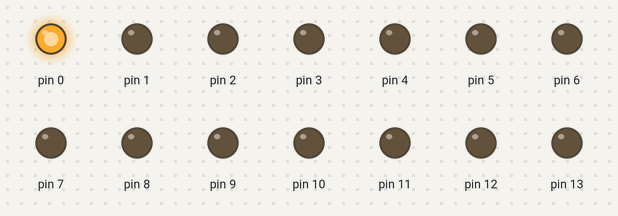
The sketch below on a simulated Arduino Uno, built with avr-gcc and run on an emulated ATmega328P. Parts: output pins drawn as LEDs (lit = HIGH).

Above: at 0.3 s.
At 2.7 s:
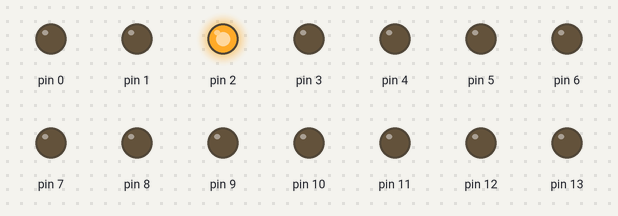
At 5.1 s:
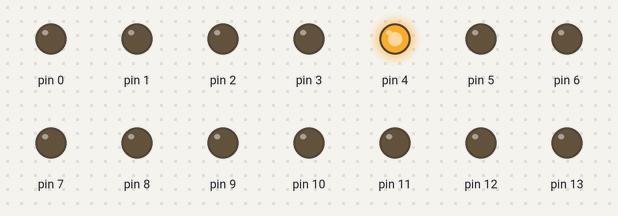
At 11.1 s:
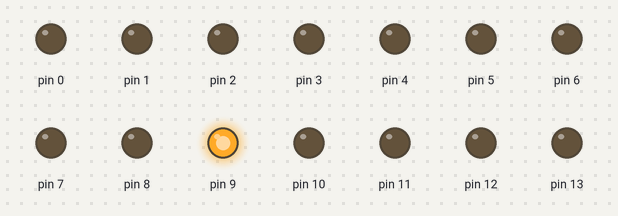
At 15.9 s:
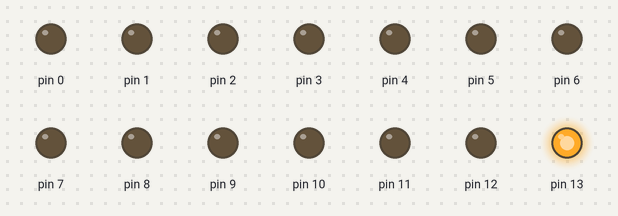
At 21.3 s:
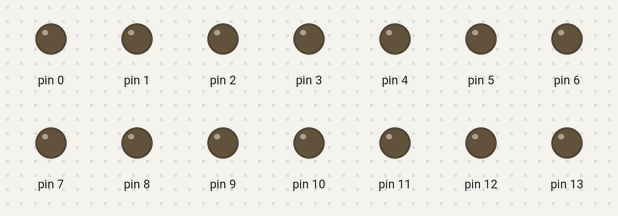
Timing chart, 0 to 21.8 s (numbered marks = the images above):
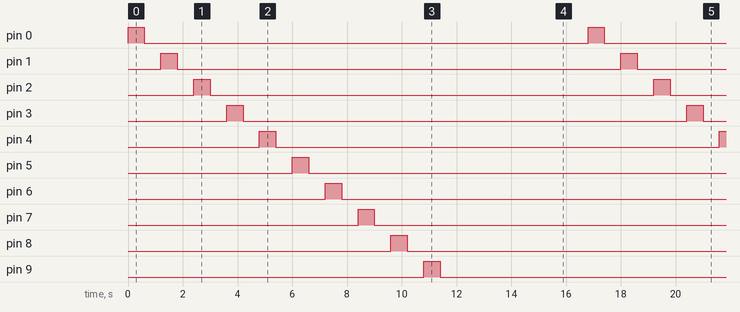

The sketch:

copy_of_copy_of_copy_of_copy_of_copy_of_shiny_jarv_snaget1.ino
```cpp
// C++ code
//
void setup()
{
  pinMode(0, OUTPUT);
  pinMode(1, OUTPUT);
  pinMode(2, OUTPUT);
  pinMode(3, OUTPUT);
  pinMode(4, OUTPUT);
  pinMode(5, OUTPUT);
  pinMode(6, OUTPUT);
  pinMode(7, OUTPUT);
  pinMode(8, OUTPUT);
  pinMode(9, OUTPUT);
  pinMode(10, OUTPUT);
  pinMode(11, OUTPUT);
  pinMode(12, OUTPUT);
  pinMode(13, OUTPUT);
}

void loop() {
  for (int pin = 0; pin <= 13; pin++) {
    digitalWrite(pin, HIGH);
    delay(600);
    digitalWrite(pin, LOW);
    delay(600);
  }
}
```

Measured:
- by itself, pin 0–13: alternates HIGH for 0.60 s and LOW for 16.2 s
- by itself, everything shown: repeats every 16.8 s, in 28 steps
